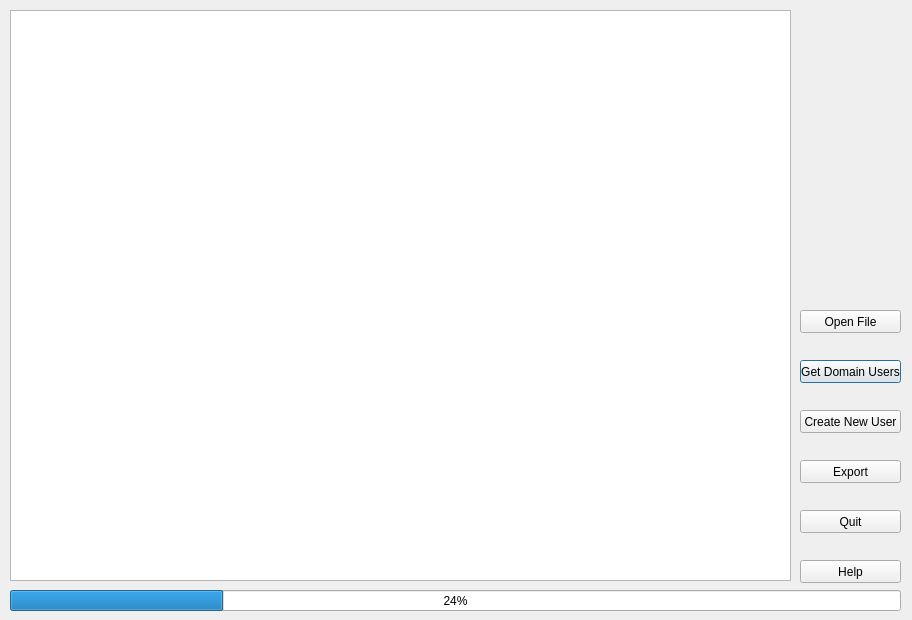
<?xml version="1.0" encoding="UTF-8"?>
<ui version="4.0">
 <class>DomainCreate</class>
 <widget class="QDialog" name="DomainCreate">
  <property name="geometry">
   <rect>
    <x>0</x>
    <y>0</y>
    <width>912</width>
    <height>620</height>
   </rect>
  </property>
  <property name="windowTitle">
   <string>Dialog</string>
  </property>
  <widget class="QTableWidget" name="tbt_View">
   <property name="geometry">
    <rect>
     <x>10</x>
     <y>10</y>
     <width>781</width>
     <height>571</height>
    </rect>
   </property>
  </widget>
  <widget class="QPushButton" name="btn_GetDomainUser">
   <property name="geometry">
    <rect>
     <x>800</x>
     <y>360</y>
     <width>101</width>
     <height>23</height>
    </rect>
   </property>
   <property name="minimumSize">
    <size>
     <width>101</width>
     <height>23</height>
    </size>
   </property>
   <property name="text">
    <string>Get Domain Users</string>
   </property>
  </widget>
  <widget class="QPushButton" name="btn_CreateNewUser">
   <property name="geometry">
    <rect>
     <x>800</x>
     <y>410</y>
     <width>101</width>
     <height>23</height>
    </rect>
   </property>
   <property name="minimumSize">
    <size>
     <width>91</width>
     <height>23</height>
    </size>
   </property>
   <property name="text">
    <string>Create New User</string>
   </property>
  </widget>
  <widget class="QPushButton" name="btn_Quit">
   <property name="geometry">
    <rect>
     <x>800</x>
     <y>510</y>
     <width>101</width>
     <height>23</height>
    </rect>
   </property>
   <property name="text">
    <string>Quit</string>
   </property>
  </widget>
  <widget class="QPushButton" name="btn_help">
   <property name="geometry">
    <rect>
     <x>800</x>
     <y>560</y>
     <width>101</width>
     <height>23</height>
    </rect>
   </property>
   <property name="text">
    <string>Help</string>
   </property>
  </widget>
  <widget class="QPushButton" name="btn_Export">
   <property name="geometry">
    <rect>
     <x>800</x>
     <y>460</y>
     <width>101</width>
     <height>23</height>
    </rect>
   </property>
   <property name="text">
    <string>Export</string>
   </property>
  </widget>
  <widget class="QProgressBar" name="progressBar">
   <property name="geometry">
    <rect>
     <x>10</x>
     <y>590</y>
     <width>891</width>
     <height>21</height>
    </rect>
   </property>
   <property name="value">
    <number>24</number>
   </property>
  </widget>
  <widget class="QPushButton" name="btn_OpenFile">
   <property name="geometry">
    <rect>
     <x>800</x>
     <y>310</y>
     <width>101</width>
     <height>23</height>
    </rect>
   </property>
   <property name="text">
    <string>Open File</string>
   </property>
  </widget>
 </widget>
 <tabstops>
  <tabstop>tbt_View</tabstop>
  <tabstop>btn_GetDomainUser</tabstop>
  <tabstop>btn_CreateNewUser</tabstop>
  <tabstop>btn_Export</tabstop>
  <tabstop>btn_Quit</tabstop>
  <tabstop>btn_help</tabstop>
 </tabstops>
 <resources/>
 <connections/>
</ui>
